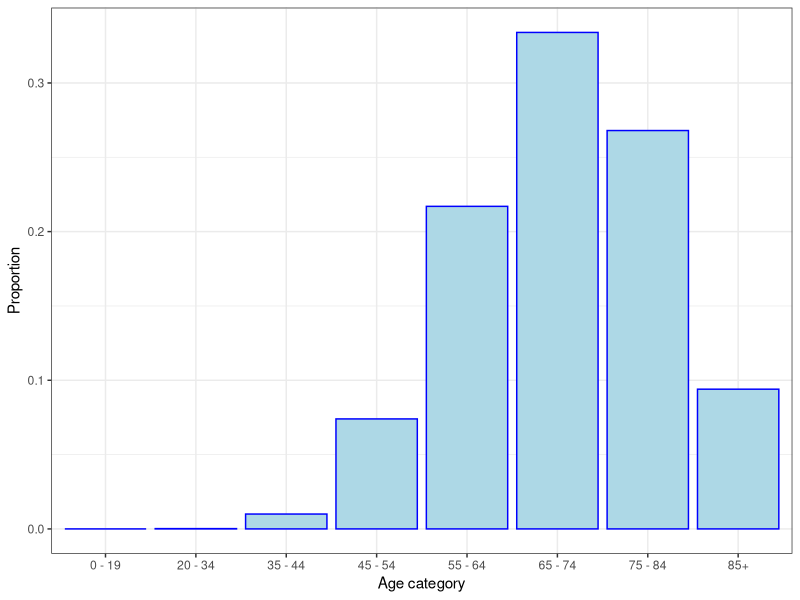

Write the R code that produced this figure. (Note: this script raises an error after producing the figure.)
rm(list = ls())
library("data.table")
library("ggplot2")
theme_set(theme_bw())

# Age distribution table
# Source: https://seer.cancer.gov/archive/csr/1975_2010/results_merged/topic_med_age.pdf
age_dist <- fread("age-distribution.csv")
age_dist[, age_top := ifelse(is.infinite(age_top), 100, age_top)]
age_dist[, age_cat := paste0(age_bot, " - ", age_top)]
age_dist[, age_cat := ifelse(age_bot == 85, "85+", age_cat)]
age_dist[, age_cat := factor(age_cat)]
age_dist[, prop := percentage/100]
age_dist[, age_mid := (age_top - age_bot)/2 + age_bot]
age_mean <- weighted.mean(x = age_dist$age_mid, w = age_dist$prop)
print(paste0("Mean age: ", age_mean))
age_var <-  sum(age_dist$prop * (age_dist$age_mid - age_mean)^2)
age_sd <- sqrt(age_var)
attr(age_dist, "mean") <- age_mean
attr(age_dist, "sd") <- age_sd

# A barplot to examine the distribution
p <- ggplot(age_dist, aes(x = age_cat, y = prop)) +
  geom_bar(stat = "identity", fill = "lightblue", color = "blue") + xlab("Age category") +
  ylab("Proportion")
ggsave("figs/age-barplot.pdf", p, width = 5, height = 7)

# Can we replicate the distribution using a normal distribution?
sim_data <- vector(mode = "list", length = nrow(age_dist))
for (i in 1:length(sim_data)){
  sim_data[[i]] <- runif(1000 * age_dist[i]$prop,
                        age_dist[i]$age_bot,
                        age_dist[i]$age_top)
}
sim_data <- unlist(sim_data)
sim_data <- data.table(age = c(sim_data))
                   
p <- ggplot(sim_data, aes(x = age)) +
  geom_histogram(aes(y = ..density..), fill = "lightblue", color = "blue") +
  stat_function(data = age_dist,
                mapping = aes(x = age_mid),
                fun = dnorm,
                args = list(mean = age_mean, sd = age_sd),
                col = "red")
ggsave("figs/age-density.pdf", p, width = 5, height = 7)


# Save 
setcolorder(age_dist, c("age_cat", "age_bot", "age_top", "age_mid", "percentage", "prop"))
age_dist[, percentage := NULL]
save(age_dist, file = "../data/age_dist.rda", compress = "bzip2")